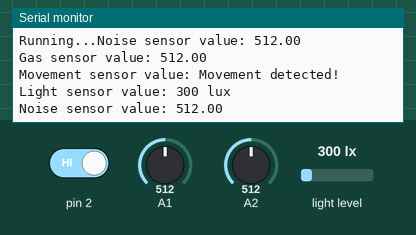
Recording of a sketch running on a simulated Arduino Uno, built with avr-gcc and run on an emulated ATmega328P. Shown: the last lines printed to the serial monitor. The test bench sets the inputs (shaded band); at power-on: pin 2 HIGH, light level 300 lx, A1 = 512, A2 = 512.

Above: at 4.8 s.
4.9 s: pin 2 driven LOW
At 10.8 s:
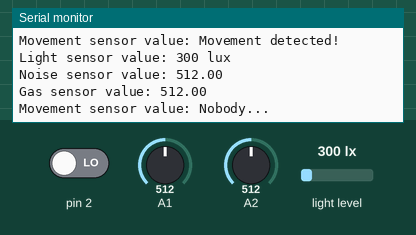
14.2 s: light level set to 40 lx
At 15.8 s:
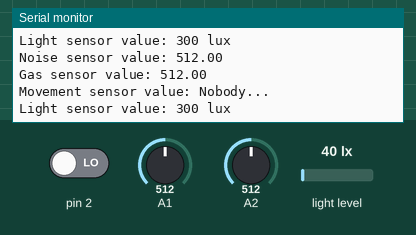
19.2 s: A1 set to 716
At 21.8 s:
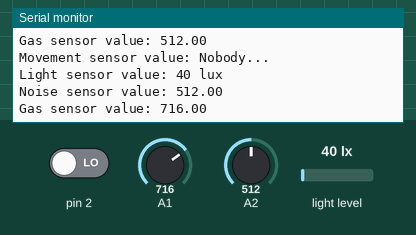
24.2 s: A2 set to 716
At 26.8 s:
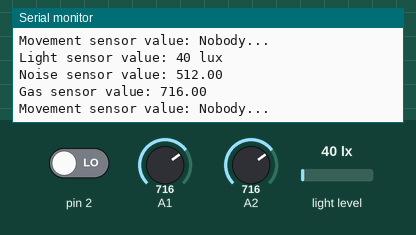
29.2 s: light level set to 500 lx
At 30.5 s:
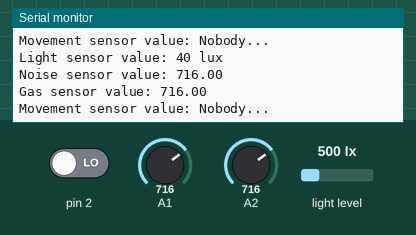
34.2 s: A1 set to 900
At 35.6 s:
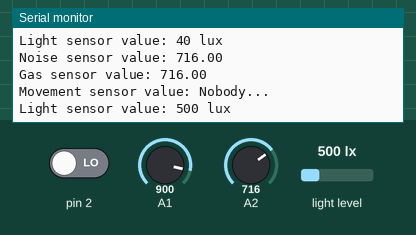
Timing chart, 0 to 37.2 s (numbered marks = the images above; inputs shaded):
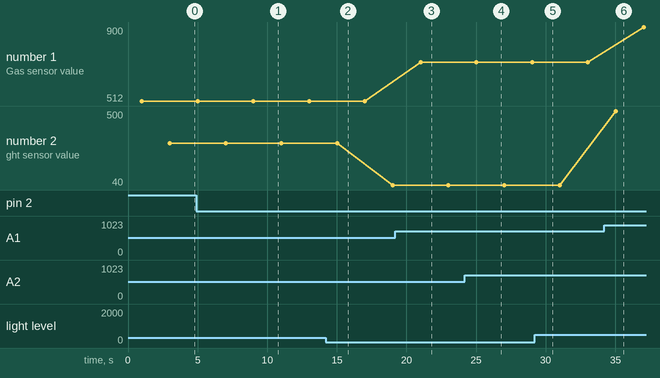

The sketch:

ioc_module.ino
```cpp
// BH1750FVI - Version: 1.1.1
#include <BH1750FVI.h>
#include <Wire.h>

float noise;
float gas;
int movement;

BH1750FVI LightSensor(BH1750FVI::k_DevModeContLowRes);


void setup() {

  Serial.begin(9600);
  pinMode(2, INPUT);
  LightSensor.begin();
  Serial.print("Running...");

}

void loop() {

  uint16_t lux = LightSensor.GetLightIntensity();

  noise = analogRead(A2);
  gas = analogRead(A1);
  movement = digitalRead(2);

  String NoiseDataOne = "Noise sensor value: ";
  String NoiseData = NoiseDataOne + noise;
  Serial.println(NoiseData);
  delay(1000);

  String GasDataOne = "Gas sensor value: ";
  String GasData = GasDataOne + gas;
  Serial.println(GasData);
  delay(1000);

  String MovementDataOne = "Movement sensor value: ";
  String MovementDataNobody = "Nobody...";
  String MovementDataDetected = "Movement detected!";
  String MovementDataTwo = MovementDataOne + MovementDataNobody;
  String MovementDataThree = MovementDataOne + MovementDataDetected;

  if (movement == 0) {
    Serial.println(MovementDataTwo);
  }
  else {
    Serial.println(MovementDataThree);
  }
  delay(1000);

  String LightDataOne = "Light sensor value: ";
  String LightDataTwo = " lux";
  String LightData = LightDataOne + lux + LightDataTwo;
  Serial.println(LightData);


  delay(1000);

}
```

Measured:
- after the input at 4.9 s, the serial monitor: prints a new line after 5.1 s (image 1)
- after the input at 19.2 s, the serial monitor: prints a new line after 1.8 s (image 3)
- plotted number 1: 512 → 716 after the input at 19.2 s, 716 → 900 after the input at 34.2 s
- plotted number 2: 300 → 40 after the input at 14.2 s
